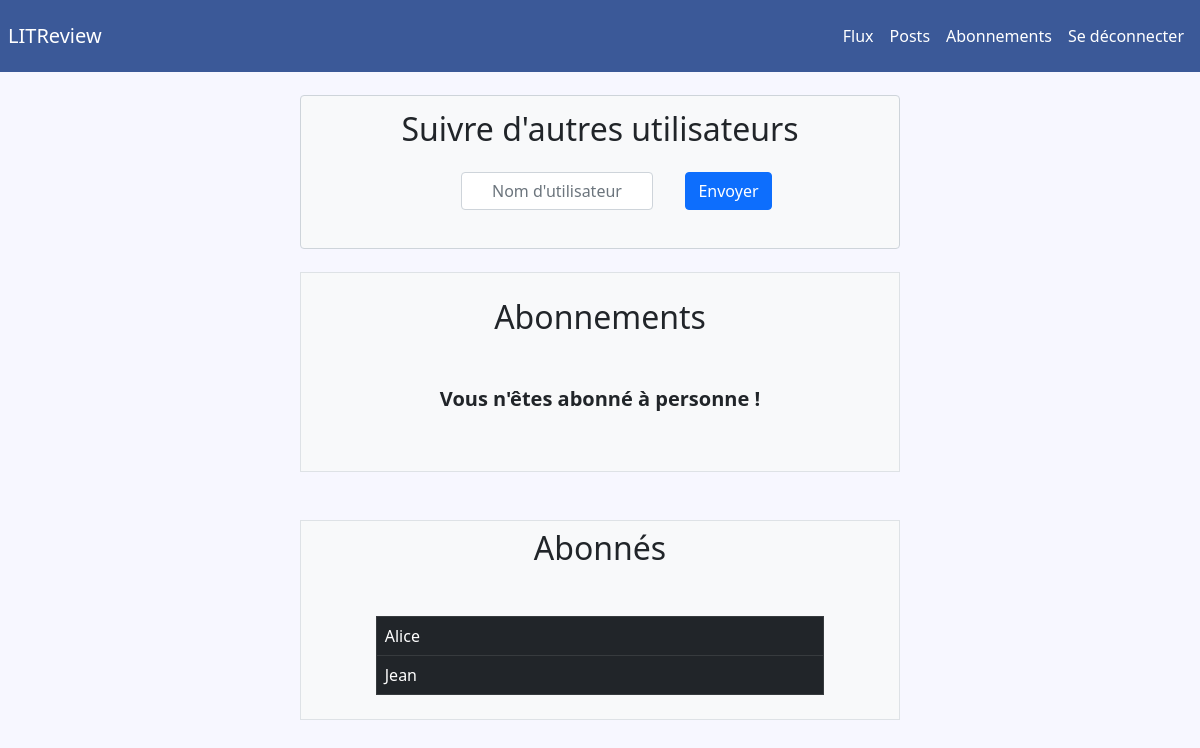
Page /followers/ (signed in) on the earlier database version.
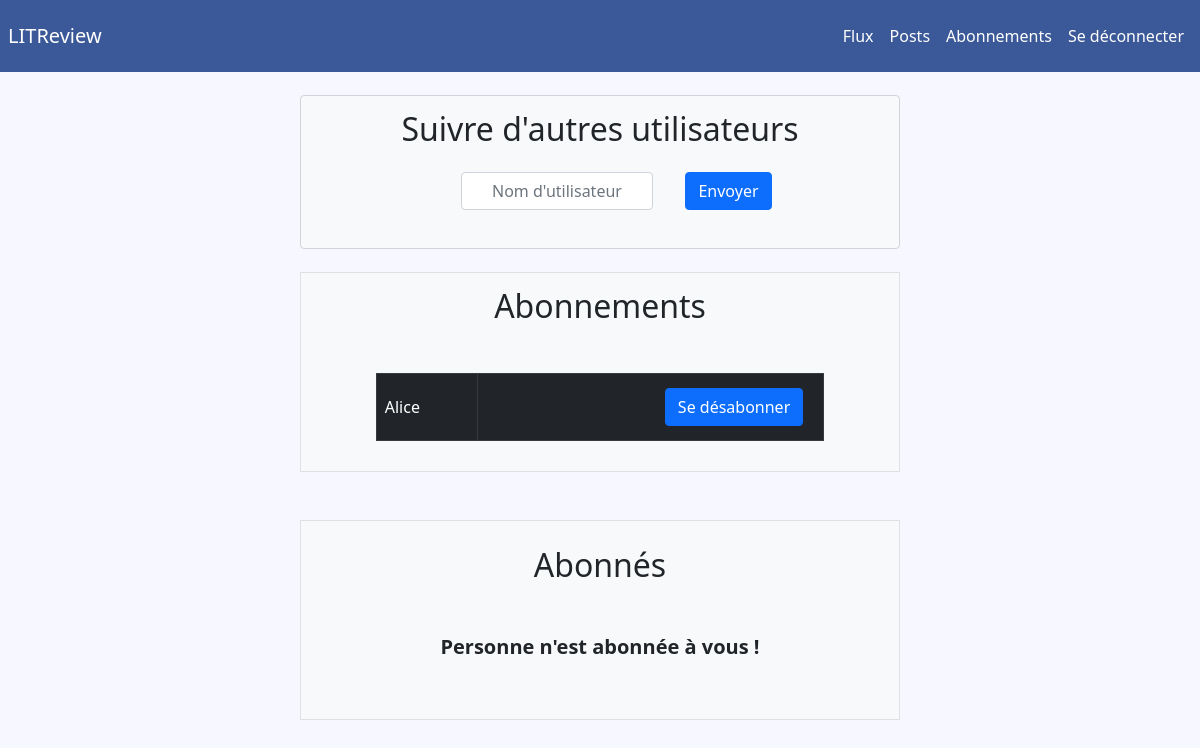
Same page on the later database version.
### core/models.py (models this page shows)
class User(AbstractUser):
    username = models.CharField(max_length=50, unique=True)
    password = models.CharField(max_length=50, unique=False)
    USERNAME_FIELD = "username"

### following/views.py (the view, shortened to what this page needs)
# urls.py: path('followers/', login_required(following.views.FollowersPage.as_view()), name="followers"),
class FollowersPage(View):
    page = "followers.html"
    form = FollowersForm
    def get(self, request):
        form = self.form
        username = request.GET.get('unfollow')
        if username:
            unfollow_user(username)
        context = {
            "form": form,
            "followers": self.followers(request.user.id),
            "subscribers": self.subscribers(request.user.id)
        }
        return render(request, self.page, context=context)
    @staticmethod
    def followers(user_id):
        tab = []
        followers = Follower.objects.all().filter(user_id=user_id)
        for follower in followers:
            tab.append(User.objects.get(id=follower.followed_user_id).username)
        return tab
    @staticmethod
    def subscribers(user_id):
        tab = []
        followers = Follower.objects.all().filter(followed_user_id=user_id)
        for follower in followers:
            tab.append(User.objects.get(id=follower.user_id).username)
        return tab

### following/templates/followers.html
{% block header %}
    {% include 'navbar.html' %}
{% endblock header %}
{% block search_form %}
    {% include 'search_followers.html' %}
{% endblock search_form %}
{% block table_followers %}
    {% include 'table_followers.html' %}
{% endblock table_followers %}
{% block table_subscribers %}
    {% include 'table_subscribers.html' %}
{% endblock table_subscribers %}

### following/templates/table_followers.html
<div class="d-flex flex-column justify-content-center align-items-center w-50 h-25 m-auto bg-light border">
    <h2 class="text-center mb-5">Abonnements</h2>
    <table class="table table-bordered table-dark w-75">
        <tbody>
            {% if not followers %}
                <tr>
                    <p class="fw-bold lead">Vous n'êtes abonné à personne !</p>
                </tr>
            {% endif %}
            {% for i in followers %}
                <tr>
                    <td scope="row" class="text-start align-middle">{{ i }}</td>
                    <td scope="row" class="text-end">
                        <form action="{% url 'followers' %}" method="get" class="form-control bg-transparent border-0">
                            <button class="btn btn-primary" type="submit" name="unfollow" value="{{ i }}">Se désabonner</button>
                        </form>
                    </td>
                </tr>
            {% endfor %}
        </tbody>
    </table>
</div>

### following/templates/table_subscribers.html
<div class="d-flex flex-column justify-content-center align-items-center w-50 h-25 m-auto mt-5 bg-light border">
    <h2 class="text-center mb-5">Abonnés</h2>
    <table class="table table-bordered table-dark w-75">
        <tbody>
            <tr>
                {% if not subscribers %}
                    <p class="fw-bold lead">Personne n'est abonnée à vous !</p>
                {% endif %}
                {% for i in subscribers %}
                    <tr>
                        <td scope="row" class="text-start align-middle">{{ i }}</td>
                    </tr>
                {% endfor %}
        </tbody>
    </table>
</div>

Differences in the rows shown:
removed User: subscribers "Jean"
Other differences:
new list line: "Alice"
new list line: "Se désabonner"
text no longer shown: "Vous n'êtes abonné à personne !"
text now shown: "Personne n'est abonnée à vous !"
list line gone: "Alice"
